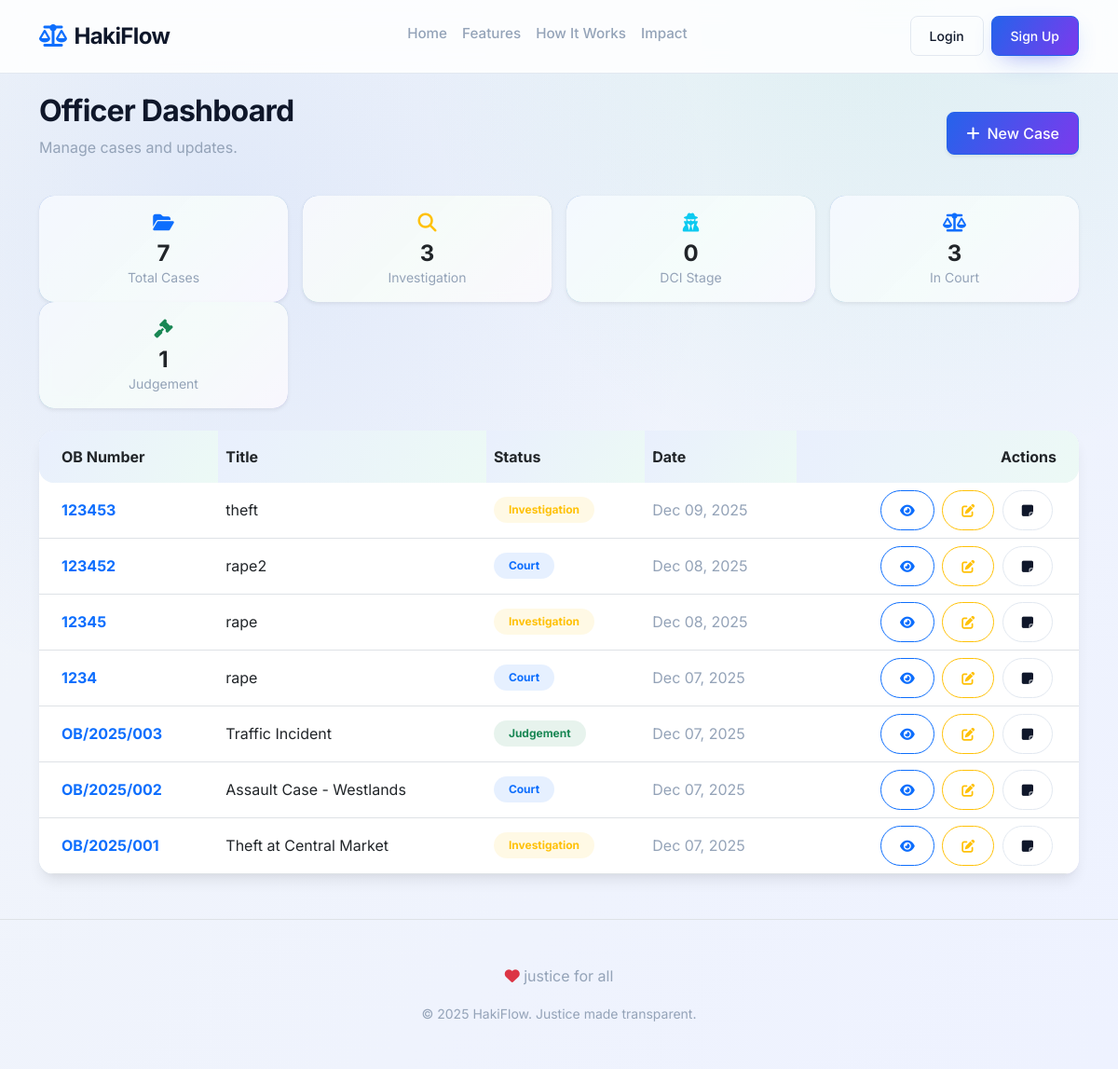
Page /cases/ on the earlier database version.
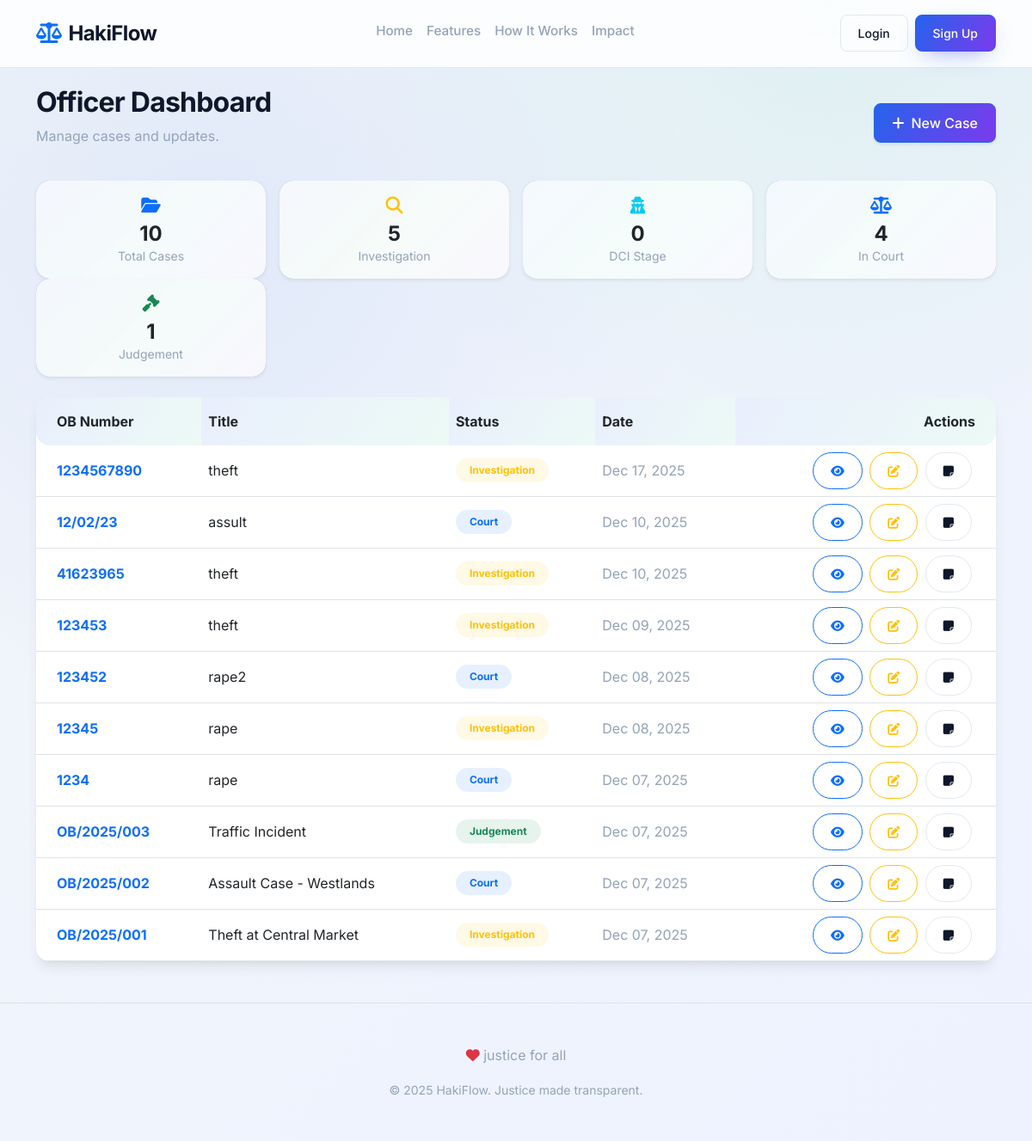
Same page on the later database version.
### cases/models.py (models this page shows, shortened)
class Case(models.Model):
    STATUS_CHOICES = [
        ('investigation', 'Investigation'),
        ('dci', 'DCI'),
        ('court', 'Court'),
        ('judgement', 'Judgement'),
    ]
    ob_number = models.CharField(max_length=50, unique=True)
    title = models.CharField(max_length=200)
    description = models.TextField()
    status = models.CharField(max_length=20, choices=STATUS_CHOICES, default='investigation')
    court_date = models.DateTimeField(null=True, blank=True)
    created_at = models.DateTimeField(auto_now_add=True)
    id_number = models.CharField(max_length=50, blank=True, null=True)

### cases/views.py (the view)
# urls.py: path('cases/', views.CaseListView.as_view(), name='case_list'),
class CaseListView(ListView):
    model = Case
    template_name = 'cases/case_list.html'
    context_object_name = 'cases'
    ordering = ['-created_at']
    def get_context_data(self, **kwargs):
        context = super().get_context_data(**kwargs)
        qs = Case.objects.all()
        context['case_counts'] = {
            'total': qs.count(),
            'investigation': qs.filter(status='investigation').count(),
            'dci': qs.filter(status='dci').count(),
            'court': qs.filter(status='court').count(),
            'judgement': qs.filter(status='judgement').count()
        }
        return context

### cases/templates/cases/case_list.html
{% extends 'cases/base.html' %}
{% block content %}
<div class="d-flex justify-content-between align-items-center mb-4">
    <div>
        <h2 class="fw-bold">Officer Dashboard</h2>
        <p class="text-muted">Manage cases and updates.</p>
    </div>
    <a href="{% url 'case_add' %}" class="btn btn-primary shadow-sm"><i class="fas fa-plus me-2"></i>New Case</a>
</div>
<div class="row mb-4 g-3">
    <div class="col-sm-6 col-md-3">
        <div class="card card-animated p-3 border-0 shadow-sm rounded-4 bg-primary bg-opacity-10 text-center">
            <div class="text-primary mb-2"><i class="fas fa-folder-open fa-lg"></i></div>
            <div class="fw-bold h4 mb-0">{{ case_counts.total }}</div>
            <small class="text-muted">Total Cases</small>
        </div>
    </div>
    <div class="col-sm-6 col-md-3">
        <div class="card card-animated p-3 border-0 shadow-sm rounded-4 bg-warning bg-opacity-10 text-center">
            <div class="text-warning mb-2"><i class="fas fa-search fa-lg"></i></div>
            <div class="fw-bold h4 mb-0">{{ case_counts.investigation }}</div>
            <small class="text-muted">Investigation</small>
        </div>
    </div>
    <div class="col-sm-6 col-md-3">
        <div class="card card-animated p-3 border-0 shadow-sm rounded-4 bg-info bg-opacity-10 text-center">
            <div class="text-info mb-2"><i class="fas fa-user-secret fa-lg"></i></div>
            <div class="fw-bold h4 mb-0">{{ case_counts.dci }}</div>
            <small class="text-muted">DCI Stage</small>
        </div>
    </div>
    <div class="col-sm-6 col-md-3">
        <div class="card card-animated p-3 border-0 shadow-sm rounded-4 bg-primary bg-opacity-10 text-center">
            <div class="text-primary mb-2"><i class="fas fa-balance-scale fa-lg"></i></div>
            <div class="fw-bold h4 mb-0">{{ case_counts.court }}</div>
            <small class="text-muted">In Court</small>
        </div>
    </div>
    <div class="col-sm-6 col-md-3 mt-3 mt-md-0">
        <div class="card card-animated p-3 border-0 shadow-sm rounded-4 bg-success bg-opacity-10 text-center">
            <div class="text-success mb-2"><i class="fas fa-gavel fa-lg"></i></div>
            <div class="fw-bold h4 mb-0">{{ case_counts.judgement }}</div>
            <small class="text-muted">Judgement</small>
        </div>
    </div>
</div>
<div class="card card-animated shadow-lg-soft rounded-4 border-0 mt-4">
    <div class="card-body p-0">
        <div class="table-responsive">
            <table class="table table-hover align-middle mb-0">
                <thead class="bg-subtle-custom">
                    <tr>
                        <th class="ps-4 py-3 border-0 rounded-start-4">OB Number</th>
                        <th class="py-3 border-0">Title</th>
                        <th class="py-3 border-0">Status</th>
                        <th class="py-3 border-0">Date</th>
                        <th class="pe-4 py-3 border-0 rounded-end-4 text-end">Actions</th>
                    </tr>
                </thead>
                <tbody>
                    {% for case in cases %}
                    <tr>
                        <td class="ps-4 fw-bold text-primary">{{ case.ob_number }}</td>
                        <td>{{ case.title }}</td>
                        <td>
                            <span class="badge bg-opacity-10 px-3 py-2 rounded-pill
                                {% if case.status == 'investigation' %}bg-warning text-warning
                                {% elif case.status == 'dci' %}bg-info text-info
                                {% elif case.status == 'court' %}bg-primary text-primary
                                {% elif case.status == 'judgement' %}bg-success text-success{% endif %}">
                                {{ case.get_status_display }}
                            </span>
                        </td>
                        <td class="text-muted">{{ case.created_at|date:"M d, Y" }}</td>
                        <td class="pe-4 text-end">
                            <a href="{% url 'case_detail' case.pk %}" class="btn btn-sm btn-outline-primary rounded-pill me-1" title="View"><i class="fas fa-eye"></i></a>
                            <a href="{% url 'case_edit' case.pk %}" class="btn btn-sm btn-outline-warning rounded-pill me-1" title="Edit"><i class="fas fa-edit"></i></a>
                            <a href="{% url 'add_note' case.pk %}" class="btn btn-sm btn-outline-secondary rounded-pill me-1" title="Add Note"><i class="fas fa-sticky-note"></i></a>
                        </td>
                    </tr>
                    {% empty %}
                    <tr>
                        <td colspan="5" class="text-center py-5 text-muted">No cases found.</td>
                    </tr>
                    {% endfor %}
                </tbody>
            </table>
        </div>
    </div>
</div>
{% endblock %}

### cases/templates/cases/base.html (shortened to what this page needs)
<!DOCTYPE html>
<html lang="en">
<head>
    <link href="https://cdn.jsdelivr.net/npm/bootstrap@5.3.0/dist/css/bootstrap.min.css" rel="stylesheet">
    <link rel="stylesheet" href="https://cdnjs.cloudflare.com/ajax/libs/font-awesome/6.4.0/css/all.min.css">
    {% load static %}
    <link rel="stylesheet" href="{% static 'cases/style.css' %}">
</head>
<body>
    <nav class="navbar navbar-expand-lg fixed-top">
        <div class="container">
            <a class="navbar-brand" href="{% url 'home' %}">
                <i class="fas fa-scale-balanced me-2 text-primary"></i>HakiFlow
            </a>
            <div class="collapse navbar-collapse" id="navbarNav">
                <ul class="navbar-nav mx-auto">
                    <li class="nav-item"><a class="nav-link" href="{% url 'home' %}">Home</a></li>
                    <li class="nav-item"><a class="nav-link" href="{% url 'home' %}#features">Features</a></li>
                    <li class="nav-item"><a class="nav-link" href="{% url 'home' %}#how-it-works">How It Works</a></li>
                    <li class="nav-item"><a class="nav-link" href="{% url 'home' %}#impact">Impact</a></li>
                </ul>
                <div class="d-flex gap-2 align-items-center">
                    {% if user.is_authenticated %}
                        <div class="dropdown">
                            <a href="#" class="btn btn-outline-secondary btn-sm dropdown-toggle border-0" data-bs-toggle="dropdown">
                                <i class="fas fa-user-circle me-1"></i> {{ user.username }}
                            </a>
                            <ul class="dropdown-menu dropdown-menu-end shadow-sm border-0 rounded-4 mt-2">
                                {% if user.is_staff %}
                                    <li><a class="dropdown-item" href="{% url 'case_list' %}"><i class="fas fa-shield-alt me-2 text-primary"></i>Officer Portal</a></li>
                                {% else %}
                                    <li><a class="dropdown-item" href="{% url 'user_dashboard' %}"><i class="fas fa-columns me-2 text-primary"></i>Dashboard</a></li>
                                {% endif %}
                                <li><hr class="dropdown-divider"></li>
                                <li>
                                    <form action="{% url 'logout' %}" method="post" class="d-inline">
                                        {% csrf_token %}
                                        <button type="submit" class="dropdown-item text-danger"><i class="fas fa-sign-out-alt me-2"></i>Logout</button>
                                    </form>
                                </li>
                            </ul>
                        </div>
                    {% else %}
                        <a href="{% url 'login' %}" class="btn btn-outline-secondary btn-sm">Login</a>
                        <a href="{% url 'signup' %}" class="btn btn-primary btn-sm">Sign Up</a>
                    {% endif %}
                </div>
            </div>
        </div>
    </nav>
    <div class="container" style="margin-top: 100px;">
        {% block content %}{% endblock %}
    </div>
    <footer class="text-center py-5 text-muted mt-5 border-top">
        <div class="container">
            <div class="mb-3">
                <i class="fas fa-heart text-danger"></i> justice for all
            </div>
            <small>&copy; 2025 HakiFlow. Justice made transparent.</small>
        </div>
    </footer>
</body>
</html>

### cases/static/cases/style.css (style rules this page uses)
:root { --primary-color: #2563eb; --primary-hover: #1d4ed8; --accent-mint: #10b981; --accent-mauve: #7c3aed; --surface-1: #0b1221; --surface-2: #111827; --secondary-color: #f8fafc; --text-main: #0f172a; --text-muted: #94a3b8; --bg-light: #ffffff; --bg-subtle: #f1f5f9; --border-color: #e2e8f0; --card-bg: rgba(255, 255, 255, 0.9); --navbar-bg: rgba(255, 255, 255, 0.85); --glow: 0 10px 40px rgba(124, 58, 237, 0.18); }
body { font-family: 'Inter', sans-serif; color: var(--text-main); background: radial-gradient(circle at 20% 20%, rgba(37, 99, 235, 0.08), transparent 40%), radial-gradient(circle at 80% 0%, rgba(16, 185, 129, 0.08), transparent 35%), linear-gradient(135deg, var(--bg-subtle) 0%, #eef2ff 100%); min-height: 100vh; -webkit-font-smoothing: antialiased; scroll-behavior: smooth; }
.navbar { background-color: var(--navbar-bg) !important; backdrop-filter: blur(12px); border-bottom: 1px solid var(--border-color); padding-top: 1rem; padding-bottom: 1rem; }
.navbar-brand { font-weight: 700; font-size: 1.5rem; color: var(--text-main) !important; letter-spacing: -0.025em; }
.nav-link { font-weight: 500; color: var(--text-muted) !important; font-size: 0.95rem; transition: color 0.2s; }
.nav-link::after { content: ""; display: block; height: 2px; width: 0%; background: linear-gradient(90deg, var(--primary-color), var(--accent-mint)); transition: width 0.25s ease; margin-top: 4px; border-radius: 999px; }
.btn { border-radius: 0.5rem; font-weight: 500; padding: 0.625rem 1.25rem; transition: all 0.2s ease; }
.btn-primary { background: linear-gradient(120deg, var(--primary-color), var(--accent-mauve)); border-color: var(--primary-color); color: white; box-shadow: 0 10px 30px -12px rgba(37, 99, 235, 0.45), 0 8px 20px -14px rgba(124, 58, 237, 0.4); }
.btn-outline-secondary { color: var(--text-main); border-color: var(--border-color); background-color: transparent; }
.card { position: relative; overflow: hidden; border: 1px solid transparent; border-radius: 1rem; box-shadow: 0 6px 14px -10px rgba(0, 0, 0, 0.18), 0 2px 8px -6px rgba(0, 0, 0, 0.08); background: linear-gradient(var(--card-bg), var(--card-bg)) padding-box, linear-gradient(135deg, rgba(37, 99, 235, 0.4), rgba(16, 185, 129, 0.35), rgba(124, 58, 237, 0.35)) border-box; backdrop-filter: blur(6px); transition: transform 0.25s ease, box-shadow 0.25s ease, filter 0.25s ease; }
h1, h2, h3, h4, h5, h6 { font-weight: 700; letter-spacing: -0.025em; color: var(--text-main); }
.text-muted { color: var(--text-muted) !important; }
.shadow-lg-soft { box-shadow: 0 10px 15px -3px rgba(0, 0, 0, 0.08), 0 4px 6px -2px rgba(0, 0, 0, 0.04); }
.rounded-4 { border-radius: 1rem !important; }
.bg-subtle-custom { background-color: var(--bg-subtle) !important; }
table { background: var(--card-bg); border-radius: 0.75rem; overflow: hidden; box-shadow: 0 10px 20px -16px rgba(0, 0, 0, 0.2); }
th { background: linear-gradient(120deg, rgba(37, 99, 235, 0.1), rgba(16, 185, 129, 0.08)); border-bottom: 1px solid var(--border-color); color: var(--text-main); }
td, th { vertical-align: middle; }
.card-animated { animation: float 7s ease-in-out infinite; }

Differences in the rows shown:
added Case: ob_number "1234567890", title "theft", status "Investigation", created_at "Dec 17, 2025"
added Case: ob_number "12/02/23", title "assult", status "Court", created_at "Dec 10, 2025"
added Case: ob_number "41623965", title "theft", status "Investigation", created_at "Dec 10, 2025"
Other differences:
{{ case_counts.total }}: "7" → "10"
{{ case_counts.investigation }}: "3" → "5"
{{ case_counts.court }}: "3" → "4"
